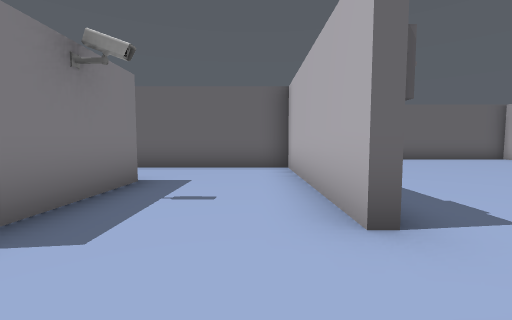
view 1 (above)

18 first-person views from a walk through a 3-D level made in the Unity game engine. The camera is 1.4 m above the floor, tilts 4° down and sees 90° across. Doors are open. The floor is counted in squares, 2 m on a side. Each view is taken from the middle of a square. On the plan, view 1 faces up. The plan holds only what a view shows up to about 9 squares ahead; the rest is blank. The player character is not drawn. Some animated figures are left out.

view 2
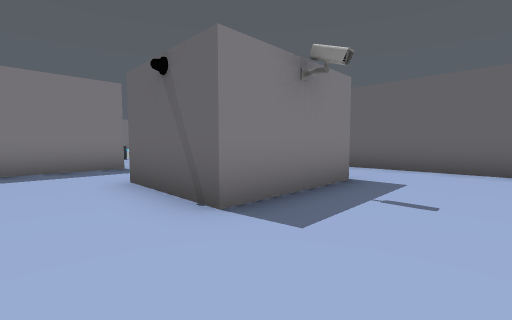

view 3
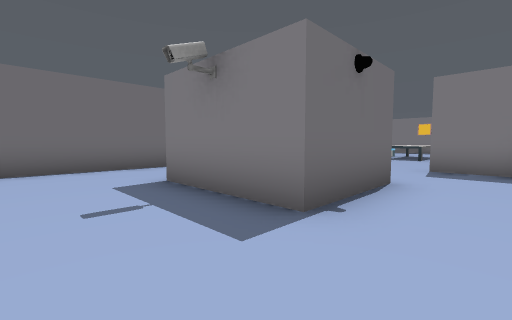

view 4
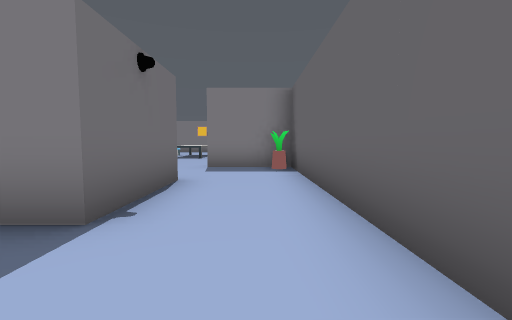

view 5
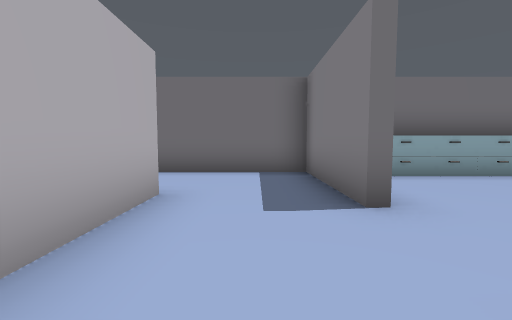

view 6
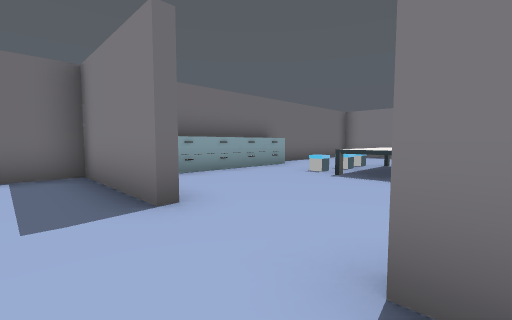

view 7
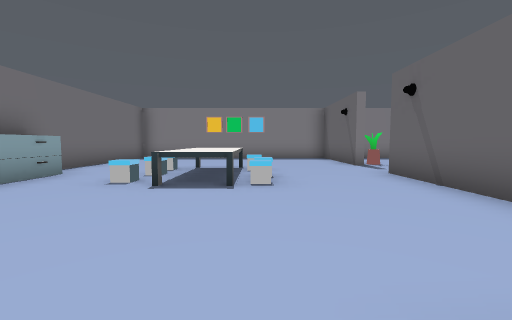

view 8
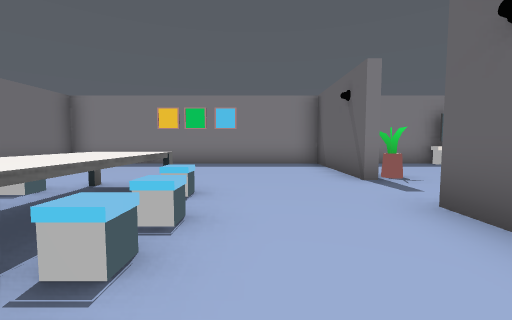

view 9
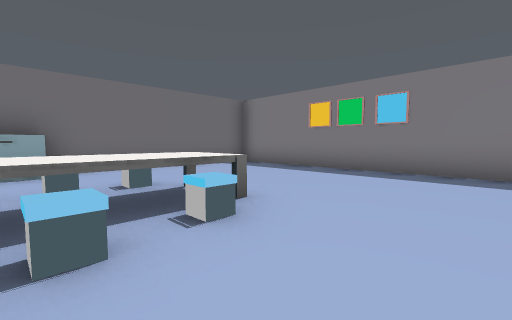

view 10
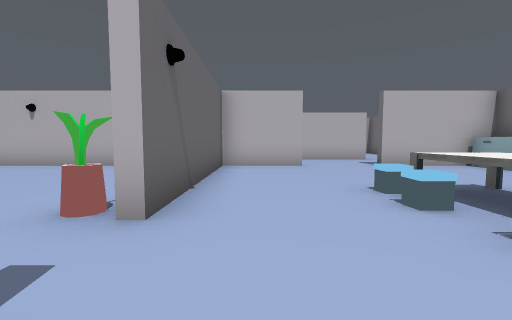

view 11
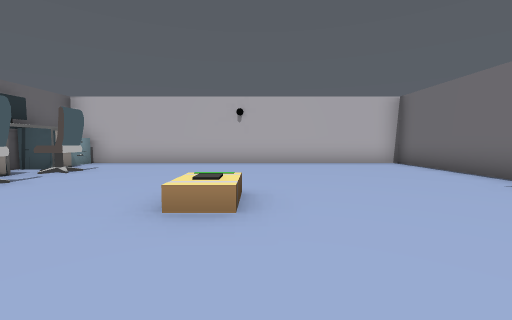

view 12
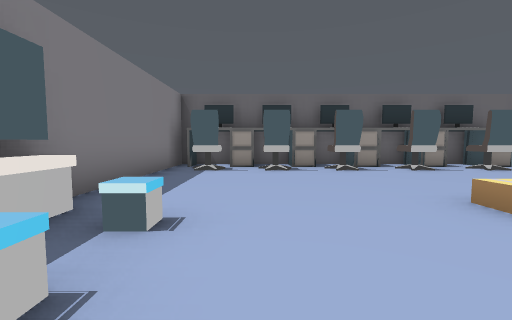

view 13
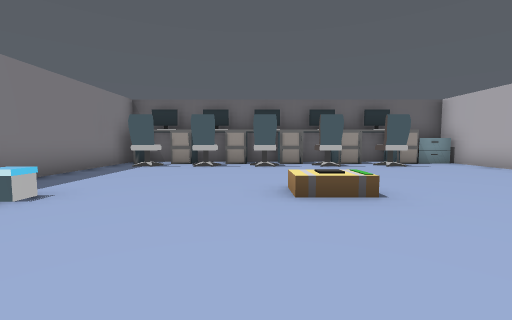

view 14
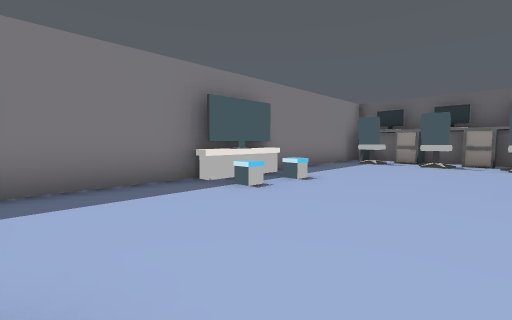

view 15
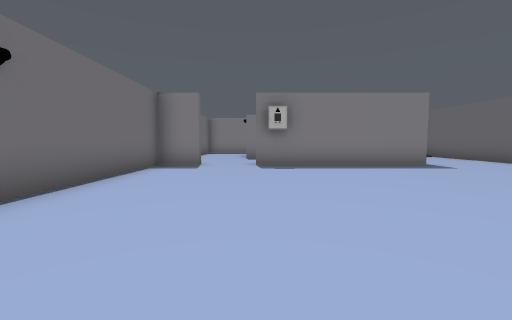

view 16
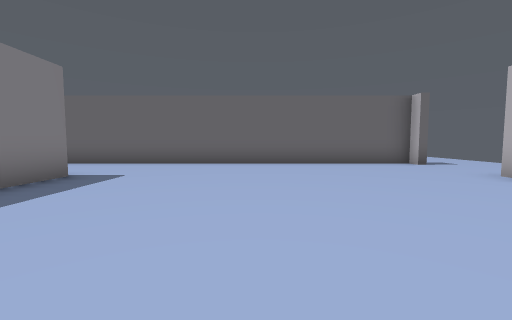

view 17
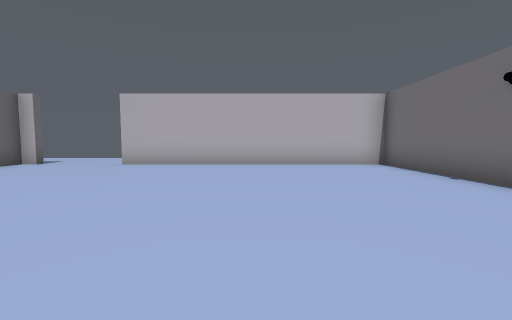

view 18
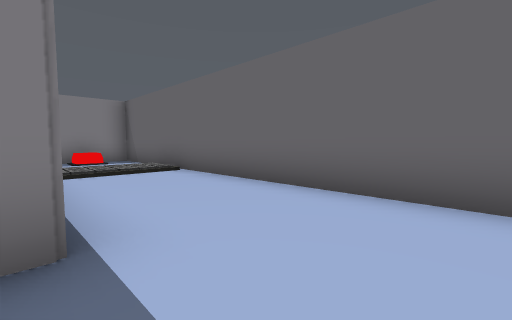

### Floor plan
Points are (right, up) in squares from view 1. A wall is a line through its corners. A room is listed if a view was taken in it or the views show most of it. See-through windows are left out.
Room 1 (views 1, 2, 3, 4, 5, 6)
walls: (0.9, 1.9) (0.9, 7) (-7.2, 7) (-7.2, 4.6); (-7.2, 2.4) (-7.2, -1) (0.1, -1)
ways out: opening at (-7, 3.5) to room 2; open door at (1, 1.5) to room 4
objects: other object (-4, 2) to (-2, 4)
Room 2 (views 7, 8, 9, 10)
walls: (-14.7, 7.4) (-14.7, 7) (-18.4, 7) (-18.4, -1) (-12.6, -1); (-7.4, 4.6) (-7.4, 7) (-12.7, 7) (-12.7, 7.4); (-7.4, -0.8) (-7.4, 2.4)
ways out: opening at (-7, 3.5) to room 1; opening at (-14, 7) to room 3
objects: other object (-14, 3) to (-11, 3); other object (-13, 2); other object (-13, 4); other object (-12, -1); other object (-12, 2); other object (-12, 4); other object (-11, -1); other object (-10, -1); other object (-9, -1); other object (-8, -1)
Room 3 (views 11, 12, 13, 14)
walls: (-17.9, 12.8) (-17.9, 10.6); (-13.5, 18.1) (-16.1, 18.1); (-11.4, 7.2) (-7.4, 7.2) (-7.4, 17.8); (-17.6, 18.1) (-18.4, 18.1) (-18.4, 7.9)
ways out: opening at (-14, 7) to room 2
objects: other object (-17, 11); other object (-17, 12); other object (-17, 17); other object (-17, 18); other object (-15, 8); other object (-15, 17); other object (-15, 18); other object (-14, 17); other object (-13, 8); other object (-13, 12); other object (-13, 18); other object (-12, 17); other object (-12, 18); other object (-10, 17); other object (-10, 18); other object (-8, 18)
Room 4 (views 15, 16, 17, 18)
walls: (1.1, 7.4) (1.1, 2); (1.1, 0.4) (1.1, -1) (10, -1) (10, 7.2); (10, 10.3) (-6.5, 10.3); (-7.2, 9.6) (-7.2, 8.4)
ways out: open door at (1, 1.5) to room 1; opening at (10, 8.5)

Positions as (right, up) in squares from view 1, and headings:
1: (0, 0), facing up
2: (0, 0), facing up-left
3: (0, 6), facing down-left
4: (0, 6), facing left
5: (-6, 5), facing down
6: (-6, 5), facing down-left
7: (-7, 4), facing left
8: (-10, 5), facing left
9: (-12, 6), facing down-left
10: (-15, 6), facing right
11: (-16, 12), facing right
12: (-16, 10), facing up
13: (-14, 9), facing up
14: (-14, 8), facing up-left
15: (9, 2), facing left
16: (5, 2), facing up
17: (2, 3), facing right
18: (3, 7), facing up-left
